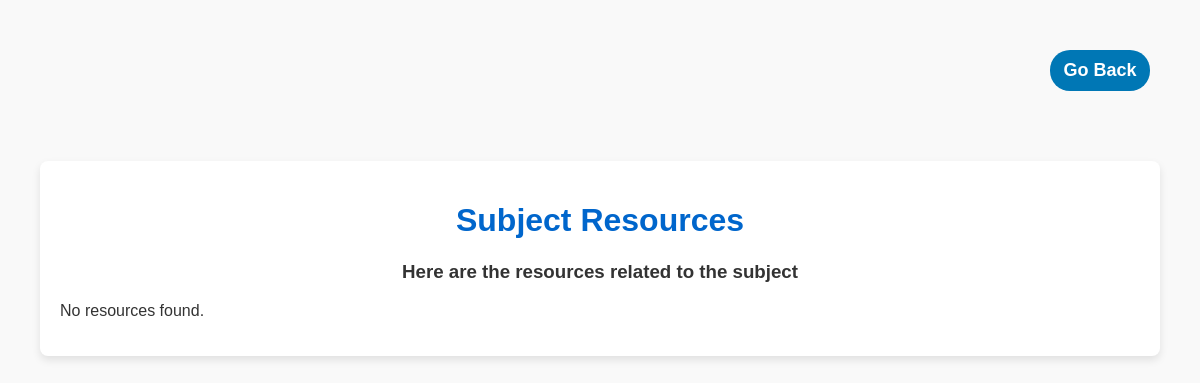
The page /learning-mangement-system/pages/subject_reso.php on the database as committed earlier.
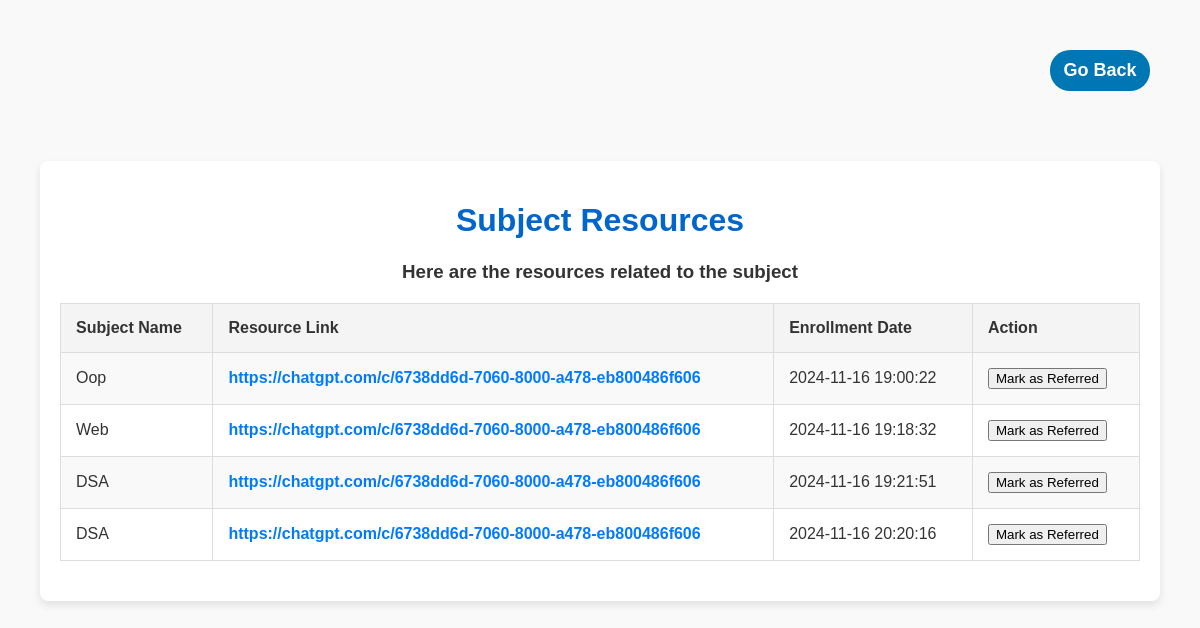
The same page on the database as committed later.
### tables this page shows
CREATE TABLE `lecture_enroll` (
  `subject_id` int DEFAULT NULL,
  `user_id` int DEFAULT NULL,
  `enrollment_date` timestamp NULL DEFAULT CURRENT_TIMESTAMP,
  `link` varchar(255) DEFAULT NULL,
  `enroll_id` int NOT NULL AUTO_INCREMENT,
  PRIMARY KEY (`enroll_id`),
  KEY `lecture_enroll_ibfk_1` (`subject_id`),
  KEY `lecture_enroll_ibfk_2` (`user_id`),
  CONSTRAINT `lecture_enroll_ibfk_1` FOREIGN KEY (`subject_id`) REFERENCES `subject` (`subject_id`) ON DELETE CASCADE,
  CONSTRAINT `lecture_enroll_ibfk_2` FOREIGN KEY (`user_id`) REFERENCES `users` (`id`) ON DELETE CASCADE
);

CREATE TABLE `subject` (
  `subject_id` int NOT NULL AUTO_INCREMENT,
  `subject_code` varchar(50) NOT NULL,
  `subject_name` varchar(255) NOT NULL,
  `create_date` timestamp NULL DEFAULT CURRENT_TIMESTAMP,
  PRIMARY KEY (`subject_id`),
  UNIQUE KEY `subject_code` (`subject_code`)
);

### learning-mangement-system/pages/subject_reso.php (the view, shortened to what this page needs)
<!DOCTYPE html>
<html lang="en">
<head>
    <link rel="stylesheet" href="../assets/css/resources.css">
</head>
<body>
    <div class="back-btn">
        <button class="back"><a href="./stu_dashboard.php">Go Back</a></button>
    </div>
    <div class="container">
        <h1>Subject Resources</h1>
        <h3>Here are the resources related to the subject</h3>
        <?php
        include_once "../inc/db_connect.php";
        $sql = "SELECT le.enroll_id, le.subject_id, le.link, le.enrollment_date, s.subject_name
            FROM lecture_enroll le
            INNER JOIN subject s ON le.subject_id = s.subject_id";
        $result = $conn->query($sql);
        if ($result->num_rows > 0) {
            echo "<table class='table table-striped'>";
            echo "<thead><tr><th>Subject Name</th><th>Resource Link</th><th>Enrollment Date</th><th>Action</th></tr></thead><tbody>";
            while ($row = $result->fetch_assoc()) {
                $enroll_id = $row['enroll_id'];
                $link = htmlspecialchars($row['link']);
                $subject_name = htmlspecialchars($row['subject_name']);
                $enrollment_date = htmlspecialchars($row['enrollment_date']);
                $button_disabled = isset($_SESSION['referred'][$enroll_id]) ? 'disabled' : '';
                echo "<tr>
                    <td>$subject_name</td>
                    <td><a href='$link' target='_blank'>$link</a></td>
                    <td>$enrollment_date</td>
                    <td>
                        <form method='post'>
                            <button type='submit' name='mark_as_referred' value='$enroll_id' class='btn btn-primary' $button_disabled>Mark as Referred</button>
                        </form>
                    </td>
                  </tr>";
            }
            echo "</tbody></table>";
        } else {
            echo "<p>No resources found.</p>";
        }
        ?>
    </div>
</body>
</html>

### learning-mangement-system/assets/css/resources.css (style rules this page uses)
body { font-family: Arial, sans-serif; margin: 0; padding: 0; background-color: #f9f9f9; color: #333; }
.container { width: 90%; max-width: 1200px; margin: 30px auto; padding: 20px; background: #fff; border-radius: 8px; box-shadow: 0 4px 8px rgba(0, 0, 0, 0.1); }
h1 { text-align: center; color: #0066cc; }
h3 { text-align: center; color: #333; }
.table { width: 100%; border-collapse: collapse; margin: 20px 0; }
.table th, .table td { text-align: left; padding: 15px; border: 1px solid #ddd; }
.table th { background-color: #f4f4f4; color: #333; }
.table-striped tbody tr:nth-child(odd) { background-color: #f9f9f9; }
.table-striped tbody tr:nth-child(even) { background-color: #fff; }
a { color: #007bff; font-weight: 600; text-decoration: none; }
.back-btn { justify-content: space-between; display: flex; margin: 10px; padding: 20px; }
.back-btn button { background-color: #0077b5; color: #f2f2f2; padding: 10px; font-size: 18px; font-weight: bold; border-radius: 20px; margin: 20px; border: none; text-align: center; width: 100px; justify-content: end; align-items: center; }
.back-btn button a { color: #ffffff; text-decoration: none; font-size: 18px; }

Rows that differ between the two databases and show on the page:
added lecture_enroll: subject.subject_name "Oop", link "https://chatgpt.com/c/6738dd6d-7060-8000-a478-eb800486f606", enrollment_date "2024-11-16 19:00:22", $enroll_id 10 (drawn)
added lecture_enroll: subject.subject_name "Web", link "https://chatgpt.com/c/6738dd6d-7060-8000-a478-eb800486f606", enrollment_date "2024-11-16 19:18:32", $enroll_id 11 (drawn)
added lecture_enroll: subject.subject_name "DSA", link "https://chatgpt.com/c/6738dd6d-7060-8000-a478-eb800486f606", enrollment_date "2024-11-16 19:21:51", $enroll_id 12 (drawn)
added lecture_enroll: subject.subject_name "DSA", link "https://chatgpt.com/c/6738dd6d-7060-8000-a478-eb800486f606", enrollment_date "2024-11-16 20:20:16", $enroll_id 13 (drawn)
Other text that changed with them:
text no longer shown: "No resources found."
text now shown: "Subject Name Resource Link Enrollment Date Action"
